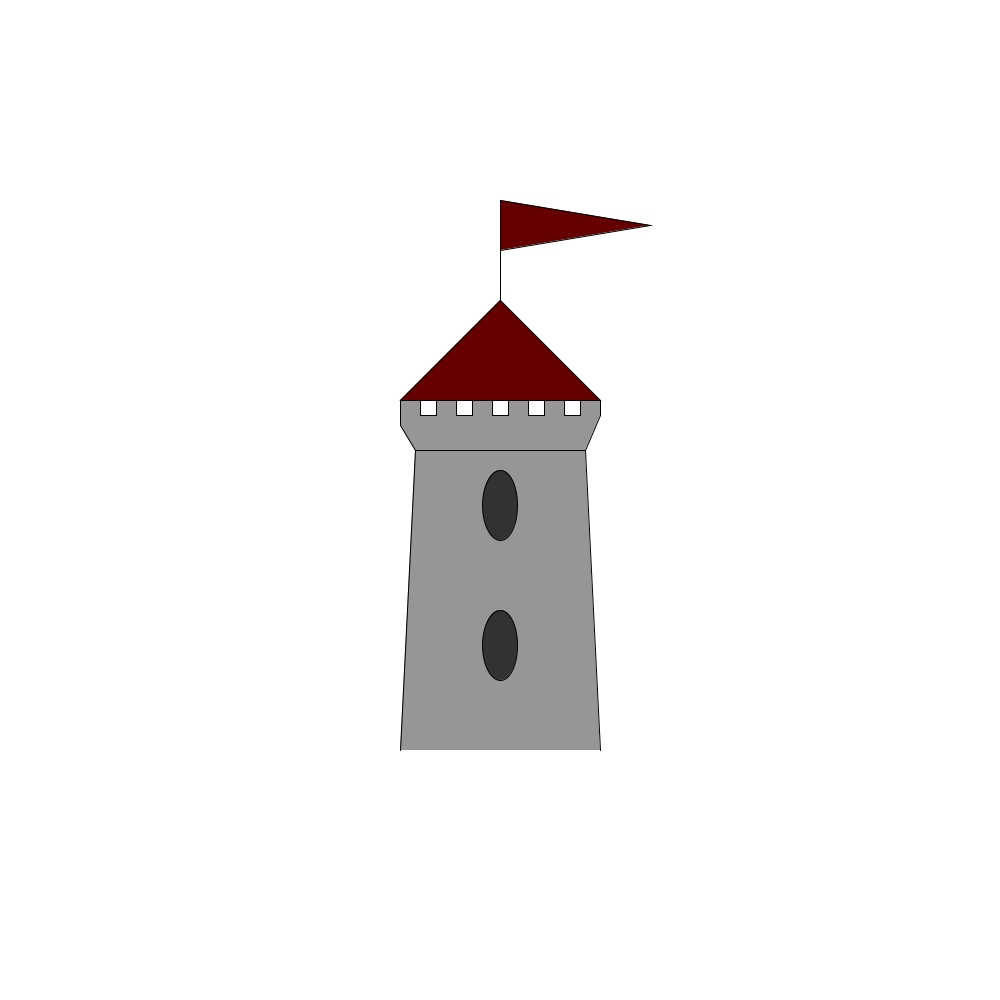
Frame 1 (no input)
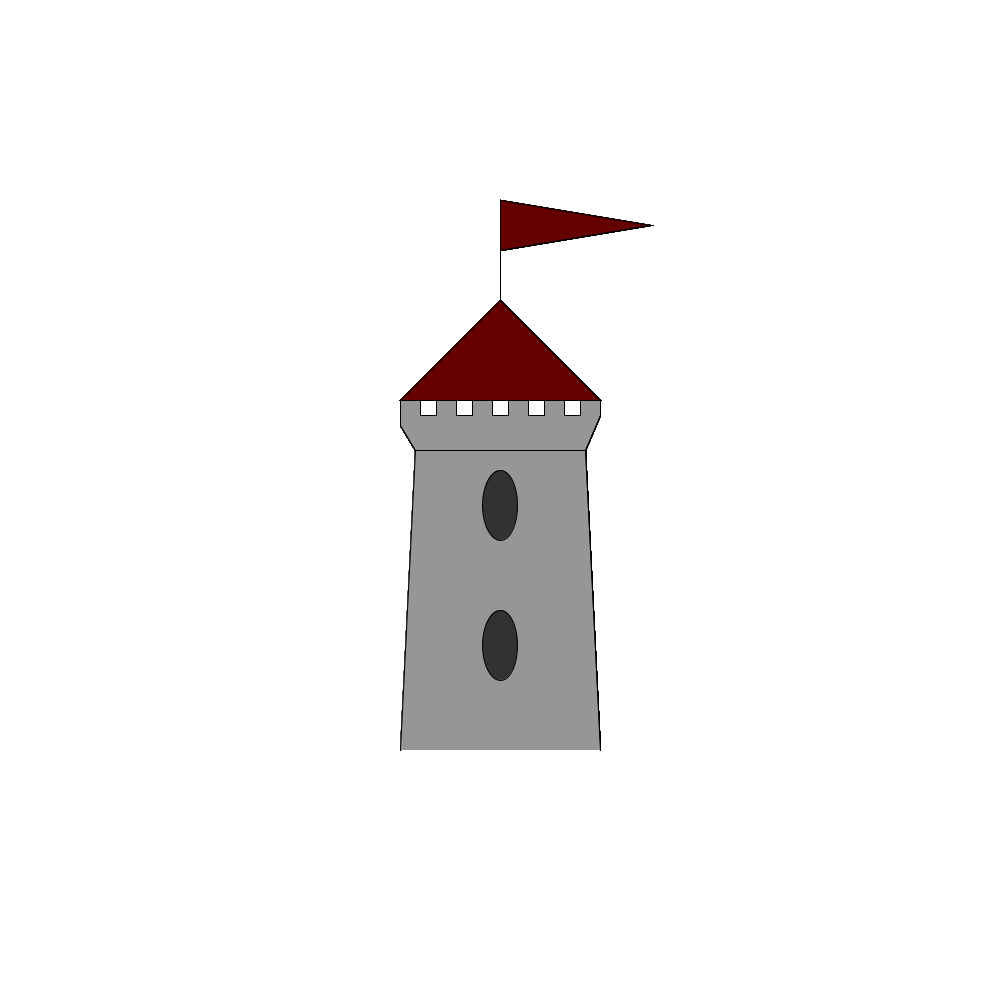
Frame 60 (the mouse pressed at the canvas centre just before this capture)
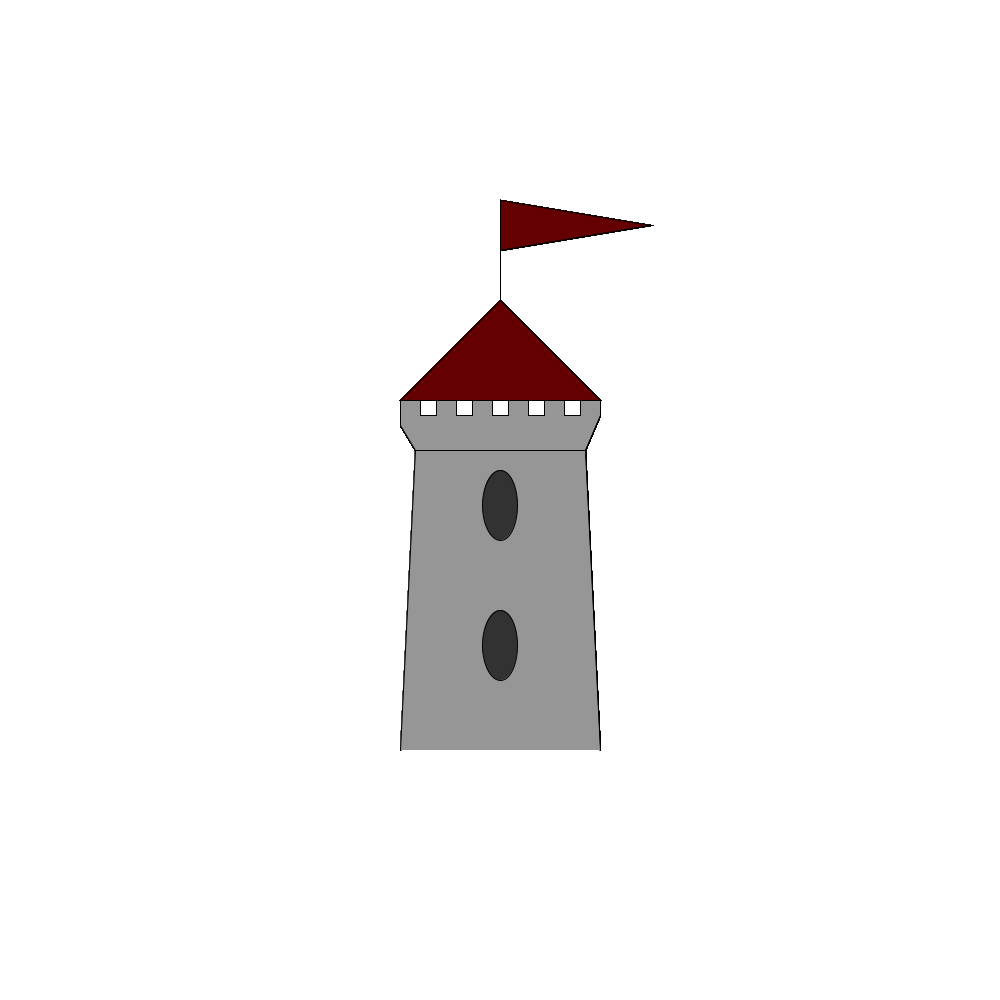
Frame 120 (the mouse held since frame 60 and released just before this capture)

The Processing sketch that drew these frames (run headless with seeded random() and noise(); from frame 60 on, the mouse is pressed at the canvas centre):

// Processing sketch: Castle
// ── Castle.pde
void setup() {
  size(1000, 1000);
  background(255);
}

void draw() {  
  
  fill(150);
  beginShape(); 
  vertex(400, 750);
  vertex(415, 450);
  vertex(585, 450); 
  vertex(600, 750); 
   endShape();
  beginShape();
  fill(150);
  vertex(415, 450);
  vertex(400, 425);
  vertex(400, 400);
  vertex(420, 400);
  vertex(420, 415);
  vertex(436, 415);
  vertex(436, 400);
  vertex(456, 400);
  vertex(456, 415);
  vertex(472, 415);
  vertex(472, 400);
  vertex(492, 400);
  vertex(492, 415);
  vertex(508, 415);
  vertex(508, 400);
  vertex(528, 400);
  vertex(528, 415);
  vertex(544, 415);
  vertex(544, 400);
  vertex(564, 400);
  vertex(564, 415);
  vertex(580, 415);
  vertex(580, 400);
  vertex(600, 400);
  vertex(600, 415);
  vertex(585, 450);
   endShape();
   fill(50);
  ellipse(500, 505, 35, 70);
  ellipse(500, 645, 35, 70);
  fill(100, 0, 0);
  triangle(400, 400, 600, 400, 500, 300);
  triangle(500, 200, 500, 250, 650, 225);
  fill(0);
  line(500, 300, 500, 200);
  
  
  
   
}



void mousePressed() {
  //textSize(40); 
  println("The mouse is at " 
      + mouseX + ", " + mouseY
      //500, 100
      );
  fill(100);
  circle(mouseX, mouseY, 5);
}
